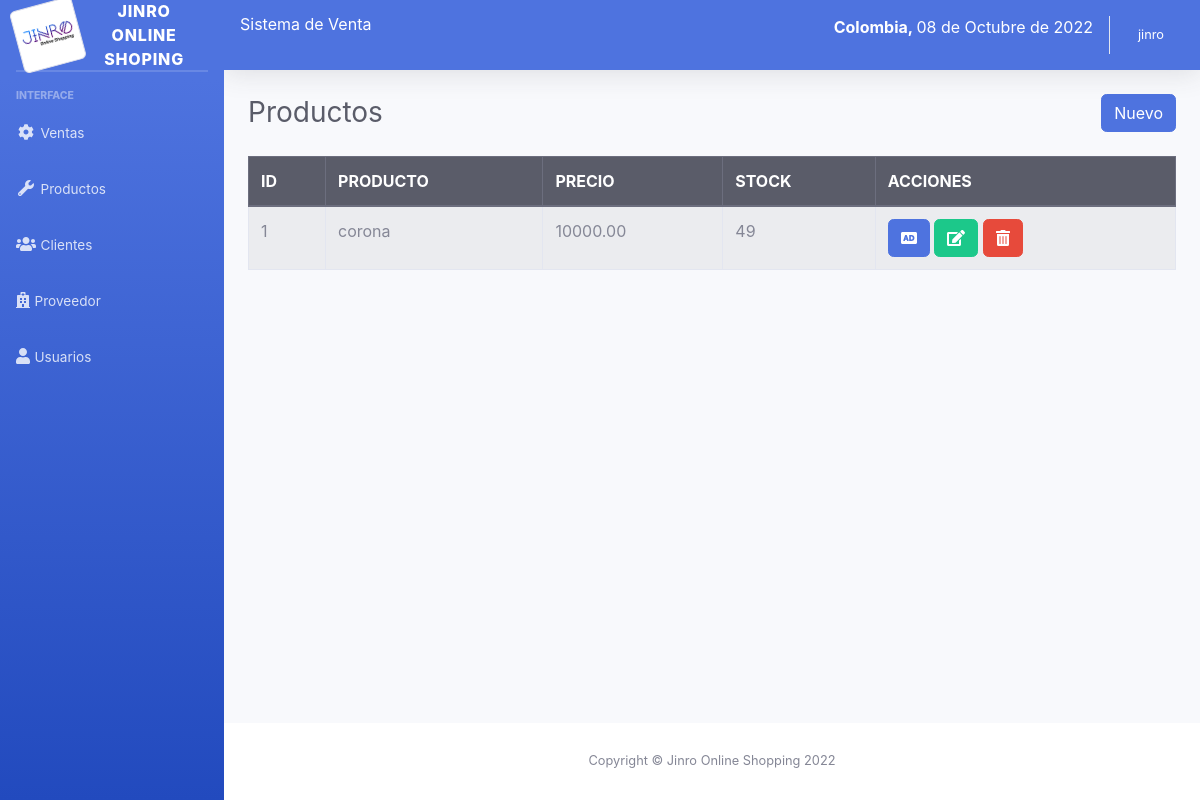
/sistema/lista_productos.php (signed in), run on the app's committed database.
### tables this page shows
CREATE TABLE `producto` (
  `codproducto` int(11) NOT NULL,
  `descripcion` varchar(200) NOT NULL,
  `proveedor` int(11) NOT NULL,
  `precio` decimal(10,2) NOT NULL,
  `existencia` int(11) NOT NULL,
  `usuario_id` int(11) NOT NULL
);

### sistema/lista_productos.php (the view)
<?php include_once "includes/header.php"; ?>
<div class="container-fluid">
	<div class="d-sm-flex align-items-center justify-content-between mb-4">
		<h1 class="h3 mb-0 text-gray-800">Productos</h1>
		<a href="registro_producto.php" class="btn btn-primary">Nuevo</a>
	</div>
	<div class="row">
		<div class="col-lg-12">
			<div class="table-responsive">
				<table class="table table-striped table-bordered" id="table">
					<thead class="thead-dark">
						<tr>
							<th>ID</th>
							<th>PRODUCTO</th>
							<th>PRECIO</th>
							<th>STOCK</th>
							<?php if ($_SESSION['rol'] == 1) { ?>
							<th>ACCIONES</th>
							<?php } ?>
						</tr>
					</thead>
					<tbody>
						<?php
						include "../conexion.php";
						$query = mysqli_query($conexion, "SELECT * FROM producto");
						$result = mysqli_num_rows($query);
						if ($result > 0) {
							while ($data = mysqli_fetch_assoc($query)) { ?>
								<tr>
									<td><?php echo $data['codproducto']; ?></td>
									<td><?php echo $data['descripcion']; ?></td>
									<td><?php echo $data['precio']; ?></td>
									<td><?php echo $data['existencia']; ?></td>
										<?php if ($_SESSION['rol'] == 1) { ?>
									<td>
										<a href="agregar_producto.php?id=<?php echo $data['codproducto']; ?>" class="btn btn-primary"><i class='fas fa-audio-description'></i></a>
										<a href="editar_producto.php?id=<?php echo $data['codproducto']; ?>" class="btn btn-success"><i class='fas fa-edit'></i></a>
										<form action="eliminar_producto.php?id=<?php echo $data['codproducto']; ?>" method="post" class="confirmar d-inline">
											<button class="btn btn-danger" type="submit"><i class='fas fa-trash-alt'></i> </button>
										</form>
									</td>
										<?php } ?>
								</tr>
						<?php }
						} ?>
					</tbody>
				</table>
			</div>
		</div>
	</div>
</div>
</div>
<?php include_once "includes/footer.php"; ?>

### data on the page
producto: codproducto "1", descripcion "corona", precio "10000.00", existencia "49"

### other printed values
fechaColombia() "08 de Octubre de 2022"
$_SESSION['nombre'] "jinro"
